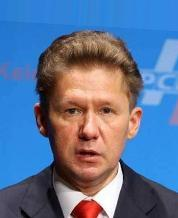
#> input picture PCA/images/000032.jpg, 178 x 218 px; its folder holds only this picture in this run
$ python PCA.py   (Python 2 division)
#> lines starting #> are read from the running program, lines starting #| are printed output that depends on the picture
# Import necessary packages
from __future__ import print_function
import os
import sys
import cv2
import numpy as np

# Create data matrix from a list of images
# Each
def createDataMatrix(images):
	print("Creating data matrix",end=" ... ")
	numImages = len(images)
	data = np.zeros((numImages, sz[0] * sz[1] * sz[2]), dtype=np.float32)
	for i in xrange(0, numImages):
		image = images[i].flatten()
		data[i,:] = image

	print("DONE")
	return data

# Read images from the directory
def readImages(path):
#> called with path = 'images'
  print("Reading images from " + path, end="...")
  # Create array of array of images.
  images = []
  # List all files in the directory and read points from text files one by one
  for filePath in sorted(os.listdir(path)):
    fileExt = os.path.splitext(filePath)[1]
    if fileExt in [".jpg", ".jpeg"]:

      # Add to array of images
      imagePath = os.path.join(path, filePath)
      im = cv2.imread(imagePath)
#> im is the input picture: shape (218, 178, 3); mean B, G, R 150.5, 115.9, 94.1

      if im is None :
      	print("image:{} not read properly".format(imagePath))
      else :
	      # Convert image to floating point
	      im = np.float32(im)/255.0
	      # Add image to list
	      images.append(im)
	      # Flip image
	      imFlip = cv2.flip(im, 1);
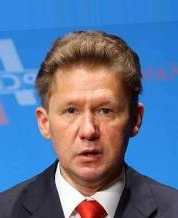
#> imFlip: shape (218, 178, 3) float32; mean B, G, R 0.59, 0.454, 0.369
	      # Append flipped image
	      images.append(imFlip)

  # Exit if no image found
  if len(images) == 0 :
		print("No images found")
		sys.exit(0)

  print("Done")
  return images

# Add the weighted eigen faces to the mean face
def createNewFace(*args):
	#global averageFace, sliderValues
	output = averageFace
	for i in xrange(0, NUM_EIGEN_FACES):
		sliderValues[i] = cv2.getTrackbarPos("Weight" + str(i), "Trackbars");
		weight = sliderValues[i] - MAX_SLIDER_VALUE/2
		output = np.add(output, eigenFaces[i] * weight)

	# Display Result at 2x size
	output = cv2.resize(output, (0,0), fx=2, fy=2)
	cv2.imshow("Result", output)

def resetSliderValues(*args):
	for i in xrange(0, NUM_EIGEN_FACES):
		cv2.setTrackbarPos("Weight" + str(i), "Trackbars", MAX_SLIDER_VALUE/2);
	createNewFace()

if __name__ == '__main__':

	# Number of EigenFaces
	NUM_EIGEN_FACES = 10

	# Maximum weight
	MAX_SLIDER_VALUE = 255

	#Directory with images
	dirName = "images"

	# Read image paths
	images = readImages(dirName)
#> images = 2 items

	sz = images[0].shape
#> sz = (218, 178, 3)

	data = createDataMatrix(images)
#> in createDataMatrix, `numImages = len(images)`: numImages = 2
#> the loop in createDataMatrix, `for i in xrange(0, numImages):` made 2 passes


	# Compute the eigenvectors from the stack of images created
	print("Calculating PCA ", end="...")
	mean, eigenVectors = cv2.PCACompute(data, mean=np.array([]), maxComponents=10)
	print ("DONE")

	averageFace = mean.reshape(sz)
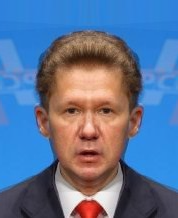
#> averageFace: shape (218, 178, 3) float32; mean of channels 0, 1, 2 0.59, 0.454, 0.369; drawn as B, G, R

	eigenFaces = [];

	for eigenVector in eigenVectors:
		eigenFace = eigenVector.reshape(sz)
		eigenFaces.append(eigenFace)
#> this loop made 2 passes
#> pass 1, `eigenFace = eigenVector.reshape(sz)`:
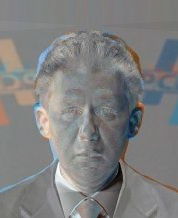
#> eigenFace: shape (218, 178, 3) float32; mean of channels 0, 1, 2 -1.67e-12, 2.18e-12, 3.54e-12; drawn with min black and max white
#> pass 2, `eigenFace = eigenVector.reshape(sz)`:
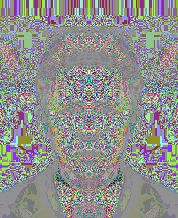
#> eigenFace: shape (218, 178, 3) float32; mean of channels 0, 1, 2 -0.000229, -0.000109, -0.000124; drawn with min black and max white
#> after the loop, eigenFaces = 2 items

	# Create window for displaying Mean Face
	cv2.namedWindow("Result", cv2.WINDOW_AUTOSIZE)

	# Display result at 2x size
	output = cv2.resize(averageFace, (0,0), fx=2, fy=2)
	cv2.imshow("Result", output)

	# Create Window for trackbars
	cv2.namedWindow("Trackbars", cv2.WINDOW_AUTOSIZE)

	sliderValues = []

	# Create Trackbars
	for i in xrange(0, NUM_EIGEN_FACES):
		sliderValues.append(MAX_SLIDER_VALUE/2)
		cv2.createTrackbar( "Weight" + str(i), "Trackbars", MAX_SLIDER_VALUE/2, MAX_SLIDER_VALUE, createNewFace)

	# You can reset the sliders by clicking on the mean image.
	cv2.setMouseCallback("Result", resetSliderValues);

	print('''Usage:
	Change the weights using the sliders
	Click on the result window to reset sliders
	Hit ESC to terminate program.''')

	cv2.waitKey(0)
	cv2.destroyAllWindows()

$ run again, on PCA/images/000166.jpg
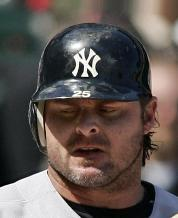
#> input picture PCA/images/000166.jpg, 178 x 218 px
#> in readImages, im is the input picture: shape (218, 178, 3); mean B, G, R 81.8, 86, 95.3
#> in readImages, `imFlip = cv2.flip(im, 1);`:
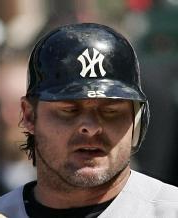
#> imFlip: shape (218, 178, 3) float32; mean B, G, R 0.321, 0.337, 0.374
#> images = 2 items
#> numImages = 2
#> the loop in createDataMatrix, `for i in xrange(0, numImages):` made 2 passes
#> the loop `for eigenVector in eigenVectors:` made 2 passes
#> pass 2, `eigenFace = eigenVector.reshape(sz)`:
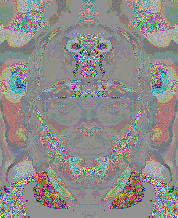
#> eigenFace: shape (218, 178, 3) float32; mean of channels 0, 1, 2 -0.000654, -0.000468, -0.000237; drawn with min black and max white
#> after the loop `for eigenVector in eigenVectors:`: eigenFaces = 2 items

$ run again, on PCA/images/001028.jpg
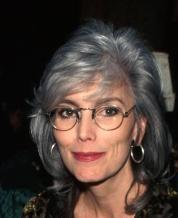
#> input picture PCA/images/001028.jpg, 178 x 218 px
#> in readImages, im is the input picture: shape (218, 178, 3); mean B, G, R 51.9, 58.1, 71.8
#> in readImages, `imFlip = cv2.flip(im, 1);`:
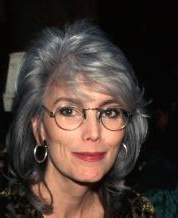
#> imFlip: shape (218, 178, 3) float32; mean B, G, R 0.203, 0.228, 0.281
#> images = 2 items
#> numImages = 2
#> the loop in createDataMatrix, `for i in xrange(0, numImages):` made 2 passes
#> the loop `for eigenVector in eigenVectors:` made 2 passes
#> pass 2, `eigenFace = eigenVector.reshape(sz)`:
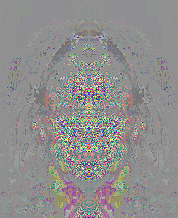
#> eigenFace: shape (218, 178, 3) float32; mean of channels 0, 1, 2 -0.000387, -0.000304, -0.000181; drawn with min black and max white
#> after the loop `for eigenVector in eigenVectors:`: eigenFaces = 2 items

$ run again, on PCA/images/009393.jpg
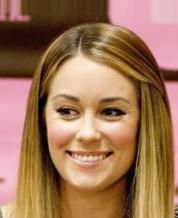
#> input picture PCA/images/009393.jpg, 178 x 218 px
#> in readImages, im is the input picture: shape (218, 178, 3); mean B, G, R 85.8, 116.9, 158.8
#> in readImages, `imFlip = cv2.flip(im, 1);`:
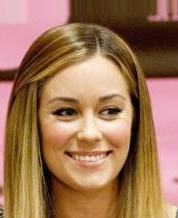
#> imFlip: shape (218, 178, 3) float32; mean B, G, R 0.337, 0.459, 0.623
#> images = 2 items
#> numImages = 2
#> the loop in createDataMatrix, `for i in xrange(0, numImages):` made 2 passes
#> the loop `for eigenVector in eigenVectors:` made 2 passes
#> pass 2, `eigenFace = eigenVector.reshape(sz)`:
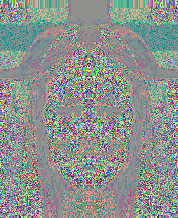
#> eigenFace: shape (218, 178, 3) float32; mean of channels 0, 1, 2 -0.000135, 4.63e-05, -0.000235; drawn with min black and max white
#> after the loop `for eigenVector in eigenVectors:`: eigenFaces = 2 items

$ run again, on PCA/images/000061.jpg
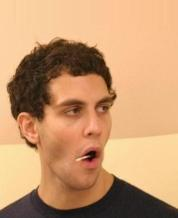
#> input picture PCA/images/000061.jpg, 178 x 218 px
#> in readImages, im is the input picture: shape (218, 178, 3); mean B, G, R 111.7, 152.4, 198.5
#> images = 2 items
#> numImages = 2
#> the loop in createDataMatrix, `for i in xrange(0, numImages):` made 2 passes
#> the loop `for eigenVector in eigenVectors:` made 2 passes
#> pass 2, `eigenFace = eigenVector.reshape(sz)`:
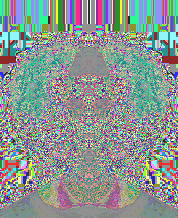
#> eigenFace: shape (218, 178, 3) float32; mean of channels 0, 1, 2 3.42e-05, 0.000183, -0.000341; drawn with min black and max white
#> after the loop `for eigenVector in eigenVectors:`: eigenFaces = 2 items
